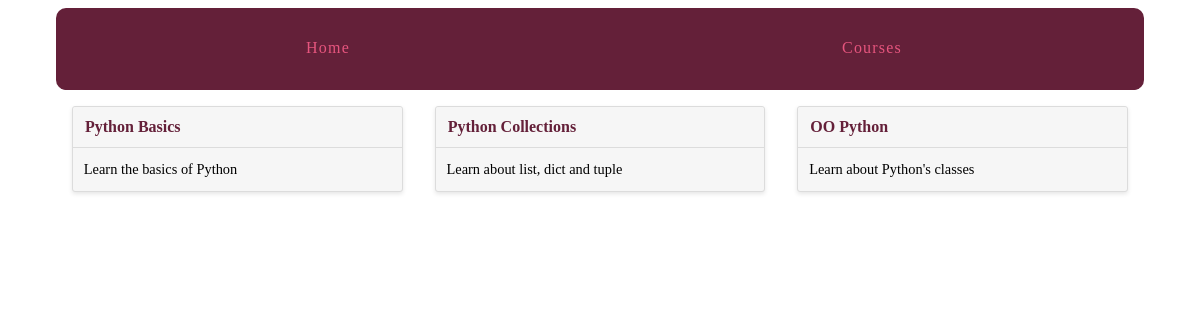
Page /courses/ on the committed database.
### courses/models.py (models this page shows, shortened)
class Course(models.Model):
    created_at = models.DateTimeField(auto_now_add = True)
    title = models.CharField(max_length = 255)
    description = models.TextField()

### courses/views.py (the view)
# urls.py: urlpatterns = [ path('', views.course_list, name='course_list'),
def course_list(request):
    courses = Course.objects.all()
    return render(request, 'courses/course_list.html', {'courses':courses})

### courses/templates/courses/course_list.html (shortened to what this page needs)
{% extends "layout.html" %}
{% block content %}
<div class="cards">
  {% for course in courses %}
  <div class="card">
    <header><a href="{% url 'courses:detail' pk=course.pk %}">{{course.title}}</a></header>
    <div class="card-copy">
      {{course.description}}
    </div>
  </div>
  {% endfor %}
</div>
{% endblock content %}

### assets/css/layout.css (style rules this page uses)
html { box-sizing: border-box; }
*, *::after, *::before { box-sizing: inherit; }
.cards { display: -webkit-box; display: -moz-box; display: box; display: -webkit-flex; display: -moz-flex; display: -ms-flexbox; display: flex; -webkit-box-lines: multiple; -moz-box-lines: multiple; box-lines: multiple; -webkit-flex-wrap: wrap; -moz-flex-wrap: wrap; -ms-flex-wrap: wrap; flex-wrap: wrap; -webkit-box-pack: justify; -moz-box-pack: justify; box-pack: justify; -webkit-justify-content: space-between; -moz-justify-content: space-between; -ms-justify-content: space-between; -o-justify-content: space-between; justify-content: space-between; -ms-flex-pack: justify; }
.card { -webkit-flex-basis: 15em; -moz-flex-basis: 15em; flex-basis: 15em; -ms-flex-preferred-size: 15em; -webkit-flex-grow: 1; -moz-flex-grow: 1; flex-grow: 1; -ms-flex-positive: 1; -webkit-transition: all 0.2s ease-in-out; -moz-transition: all 0.2s ease-in-out; transition: all 0.2s ease-in-out; background-color: #f6f6f6; border-radius: 3px; border: 1px solid gainsboro; box-shadow: 0 2px 4px #e6e6e6; margin: 0 1em 1.5em 1em; position: relative; }
.card header { -webkit-transition: all 0.2s ease-in-out; -moz-transition: all 0.2s ease-in-out; transition: all 0.2s ease-in-out; background-color: #f6f6f6; border-bottom: 1px solid gainsboro; border-radius: 3px 3px 0 0; font-weight: bold; line-height: 1.5em; padding: 0.5em 0.75em; }
.card header a { color: #642039; text-decoration: none; }
.card .card-copy { font-size: 0.9em; line-height: 1.5em; padding: 0.75em 0.75em; }

### rows in the picture
Course: title "Python Basics", description "Learn the basics of Python"
Course: title "Python Collections", description "Learn about list, dict and tuple"
Course: title "OO Python", description "Learn about Python's classes"
